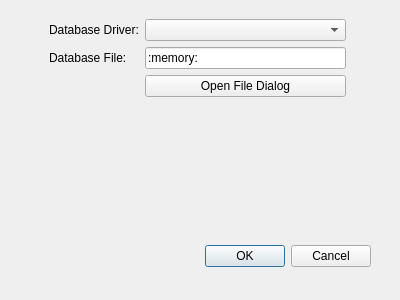
<?xml version="1.0" encoding="UTF-8"?>
<ui version="4.0">
 <class>DBConnectDialog</class>
 <widget class="QDialog" name="DBConnectDialog">
  <property name="geometry">
   <rect>
    <x>0</x>
    <y>0</y>
    <width>400</width>
    <height>300</height>
   </rect>
  </property>
  <property name="windowTitle">
   <string>Dialog</string>
  </property>
  <widget class="QDialogButtonBox" name="buttonBox">
   <property name="geometry">
    <rect>
     <x>30</x>
     <y>240</y>
     <width>341</width>
     <height>32</height>
    </rect>
   </property>
   <property name="orientation">
    <enum>Qt::Horizontal</enum>
   </property>
   <property name="standardButtons">
    <set>QDialogButtonBox::Cancel|QDialogButtonBox::Ok</set>
   </property>
  </widget>
  <widget class="QStackedWidget" name="stackedWidget">
   <property name="geometry">
    <rect>
     <x>40</x>
     <y>10</y>
     <width>315</width>
     <height>212</height>
    </rect>
   </property>
   <property name="currentIndex">
    <number>1</number>
   </property>
   <widget class="QWidget" name="page_1">
    <layout class="QVBoxLayout" name="verticalLayout_3">
     <item>
      <layout class="QFormLayout" name="formLayout_1">
       <property name="fieldGrowthPolicy">
        <enum>QFormLayout::AllNonFixedFieldsGrow</enum>
       </property>
       <item row="0" column="0">
        <widget class="QLabel" name="label_Driver">
         <property name="text">
          <string>Database Driver:</string>
         </property>
        </widget>
       </item>
       <item row="0" column="1">
        <widget class="QComboBox" name="comboBox_Driver"/>
       </item>
       <item row="1" column="0">
        <widget class="QLabel" name="label_DatabaseName">
         <property name="text">
          <string>Database Name:</string>
         </property>
        </widget>
       </item>
       <item row="1" column="1">
        <widget class="QLineEdit" name="lineEdit_DatabaseName"/>
       </item>
       <item row="2" column="0">
        <widget class="QLabel" name="label_Username">
         <property name="text">
          <string>Username:</string>
         </property>
        </widget>
       </item>
       <item row="2" column="1">
        <widget class="QLineEdit" name="lineEdit_Username"/>
       </item>
       <item row="3" column="0">
        <widget class="QLabel" name="label_Password">
         <property name="text">
          <string>Password:</string>
         </property>
        </widget>
       </item>
       <item row="3" column="1">
        <widget class="QLineEdit" name="lineEdit_Password"/>
       </item>
       <item row="4" column="0">
        <widget class="QLabel" name="label_Hostname">
         <property name="text">
          <string>Hostname:</string>
         </property>
        </widget>
       </item>
       <item row="5" column="0">
        <widget class="QLabel" name="label_Port">
         <property name="text">
          <string>Port:</string>
         </property>
        </widget>
       </item>
       <item row="4" column="1">
        <widget class="QLineEdit" name="lineEdit_Hostname"/>
       </item>
       <item row="5" column="1">
        <widget class="QLineEdit" name="lineEdit_Port">
         <property name="inputMask">
          <string notr="true">00000; </string>
         </property>
        </widget>
       </item>
      </layout>
     </item>
    </layout>
   </widget>
   <widget class="QWidget" name="page_2">
    <layout class="QVBoxLayout" name="verticalLayout_2">
     <item>
      <layout class="QFormLayout" name="formLayout_2">
       <item row="0" column="0">
        <widget class="QLabel" name="label_Driver2">
         <property name="text">
          <string>Database Driver:</string>
         </property>
        </widget>
       </item>
       <item row="0" column="1">
        <widget class="QComboBox" name="comboBox_Driver2"/>
       </item>
       <item row="1" column="0">
        <widget class="QLabel" name="label_DatabaseFile">
         <property name="text">
          <string>Database File:</string>
         </property>
        </widget>
       </item>
       <item row="1" column="1">
        <widget class="QLineEdit" name="lineEdit_DatabaseFile">
         <property name="text">
          <string>:memory:</string>
         </property>
        </widget>
       </item>
       <item row="2" column="1">
        <widget class="QPushButton" name="pushButton_OpenFileDialog">
         <property name="text">
          <string>Open File Dialog</string>
         </property>
        </widget>
       </item>
      </layout>
     </item>
    </layout>
   </widget>
  </widget>
 </widget>
 <resources/>
 <connections>
  <connection>
   <sender>buttonBox</sender>
   <signal>accepted()</signal>
   <receiver>DBConnectDialog</receiver>
   <slot>accept()</slot>
   <hints>
    <hint type="sourcelabel">
     <x>248</x>
     <y>254</y>
    </hint>
    <hint type="destinationlabel">
     <x>157</x>
     <y>274</y>
    </hint>
   </hints>
  </connection>
  <connection>
   <sender>buttonBox</sender>
   <signal>rejected()</signal>
   <receiver>DBConnectDialog</receiver>
   <slot>reject()</slot>
   <hints>
    <hint type="sourcelabel">
     <x>316</x>
     <y>260</y>
    </hint>
    <hint type="destinationlabel">
     <x>286</x>
     <y>274</y>
    </hint>
   </hints>
  </connection>
 </connections>
</ui>
